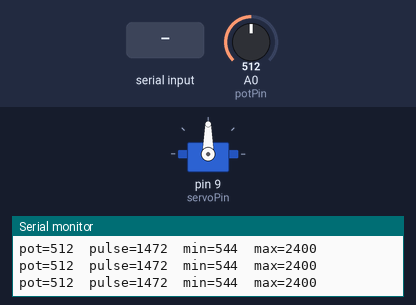
Recording of a sketch running on a simulated Arduino Uno, built with avr-gcc and run on an emulated ATmega328P. Parts: servo, the last lines printed to the serial monitor. The inputs (shaded band) are chosen by the test bench; at power-on: A0 (potPin) = 512.

Above: at 1.2 s.
1.3 s: "t" received over Serial
4.3 s: A0 (potPin) set to 716
At 5.3 s:
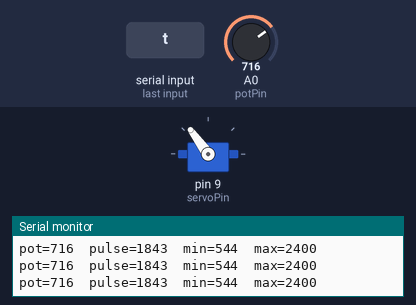
5.8 s: "m" received over Serial
At 6.4 s:
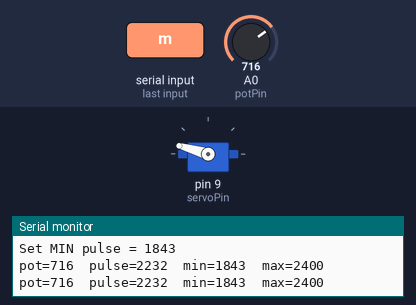
7.3 s: "x" received over Serial
At 7.6 s:
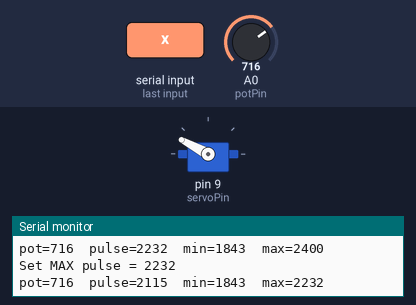
8.8 s: A0 (potPin) set to 1023
At 9.9 s:
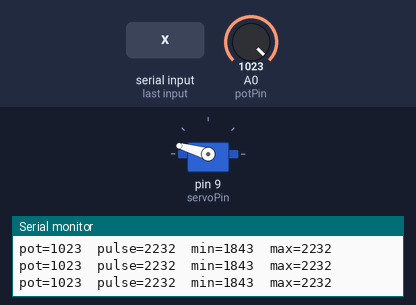
10.3 s: A0 (potPin) set to 0
At 11.0 s:
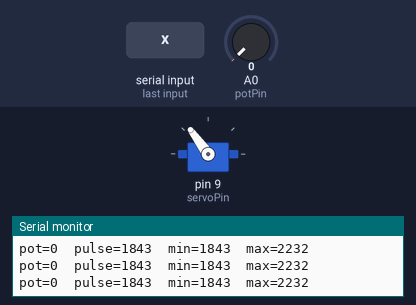
Timing chart, 0 to 12.8 s (numbered marks = the images above; inputs shaded):
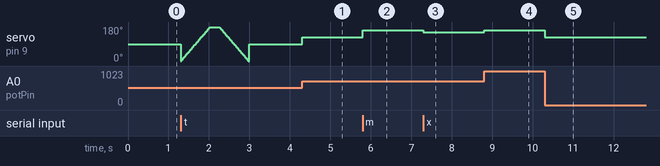

Measured:
- after the input at 4.3 s, servo on pin 9 (servoPin): 90° → 126° at once
- after the input at 5.8 s, servo on pin 9 (servoPin): 126° → 164° at once
- after the input at 7.3 s, servo on pin 9 (servoPin): 164° → 152° at once
- after the input at 8.8 s, servo on pin 9 (servoPin): 152° → 164° at once
- after the input at 10.3 s, servo on pin 9 (servoPin): 164° → 126° at once

The sketch:

13_servo_adjuster.ino
```cpp
#/*******************************************************************************
# Wiring & Purpose
#
# - Purpose: tiny servo calibration helper. Use a potentiometer to position a
#   servo and set pulse-width endpoints so the servo can be driven accurately
#   across its safe mechanical travel.
#
# - Wiring (typical Arduino UNO / AVR):
#   * Servo signal (control) -> Arduino digital pin 9 (defined by `servoPin`).
#   * Servo V+ -> 5V supply (for higher-torque servos use a separate 5V supply).
#   * Servo GND -> Arduino GND (and common with external supply ground).
#   * Potentiometer: middle (wiper) -> A0 (`potPin`), one end -> 5V, other end -> GND.
#
# - Usage: open serial monitor at 115200, move the pot to the mechanical
#   extremes of the servo, and press 'm' to set MIN or 'x' to set MAX.
#   Use 't' to run a test sweep and 's' to show current values.
#
# Notes:
# - This sketch uses `writeMicroseconds(us)` to control the servo pulse width
#   directly (more precise than angle mapping). Strings printed with `F()` are
#   stored in flash to save SRAM on AVR boards.
#*******************************************************************************/

#include <Servo.h>

const int potPin = A0;
const int servoPin = 9;

Servo myServo;
int minPulse = 544;  // safe defaults (microseconds) — many servos accept ~544..2400
int maxPulse = 2400; // adjust after calibration if needed

unsigned long lastPrint = 0;
const unsigned long PRINT_INTERVAL = 250;

void printHelp()
{
  Serial.println(F("Commands:"));
  Serial.println(F("  m  -> record current position as MIN (0°)"));
  Serial.println(F("  x  -> record current position as MAX (180°)"));
  Serial.println(F("  s  -> show stored min/max pulse widths"));
  Serial.println(F("  r  -> reset to defaults"));
  Serial.println(F("  t  -> run test sweep 0->180->0"));
  Serial.println(F(""));
  Serial.println(F("Procedure: move pot so servo is at one mechanical extreme, send 'm' or 'x' to save."));
}

void setup()
{
  Serial.begin(115200);
  while (!Serial)
  {
    delay(10);
  }
  myServo.attach(servoPin);

  // Use compiled-in defaults; user can adjust during runtime with 'm'/'x'
  Serial.println(F("Servo calibration helper"));
  printHelp();
  Serial.print(F("Using minPulse="));
  Serial.print(minPulse);
  Serial.print(F("  maxPulse="));
  Serial.println(maxPulse);
}

void loop()
{
  int pot = analogRead(potPin); // 0..1023
  // Map pot position directly to a pulse width in microseconds
  int pulse = map(pot, 0, 1023, minPulse, maxPulse);
  // Directly set the servo pulse width for precise control
  myServo.writeMicroseconds(pulse);

  if (Serial.available())
  {
    char c = Serial.read();
    if (c == 'm' || c == 'M')
    {
      minPulse = pulse;
      Serial.print(F("Set MIN pulse = "));
      Serial.println(minPulse);
    }
    else if (c == 'x' || c == 'X')
    {
      maxPulse = pulse;
      Serial.print(F("Set MAX pulse = "));
      Serial.println(maxPulse);
    }
    else if (c == 's' || c == 'S')
    {
      Serial.print(F("minPulse="));
      Serial.print(minPulse);
      Serial.print(F("  maxPulse="));
      Serial.println(maxPulse);
    }
    else if (c == 'r' || c == 'R')
    {
      minPulse = 544;
      maxPulse = 2400;
      Serial.println(F("Reset to defaults (RAM only)."));
    }
    else if (c == 't' || c == 'T')
    {
      Serial.println(F("Starting sweep..."));
      for (int a = 0; a <= 180; a += 5)
      {
        int pw = map(a, 0, 180, minPulse, maxPulse);
        myServo.writeMicroseconds(pw);
        delay(20);
      }
      delay(200);
      for (int a = 180; a >= 0; a -= 5)
      {
        int pw = map(a, 0, 180, minPulse, maxPulse);
        myServo.writeMicroseconds(pw);
        delay(20);
      }
      Serial.println(F("Sweep done."));
    }
  }

  if (millis() - lastPrint >= PRINT_INTERVAL)
  {
    lastPrint = millis();
    // `F()` keeps the literal in flash (saves SRAM on AVR boards)
    Serial.print(F("pot="));
    Serial.print(analogRead(potPin));
    Serial.print(F("  pulse="));
    Serial.print(pulse);
    Serial.print(F("  min="));
    Serial.print(minPulse);
    Serial.print(F("  max="));
    Serial.println(maxPulse);
  }
}
```
